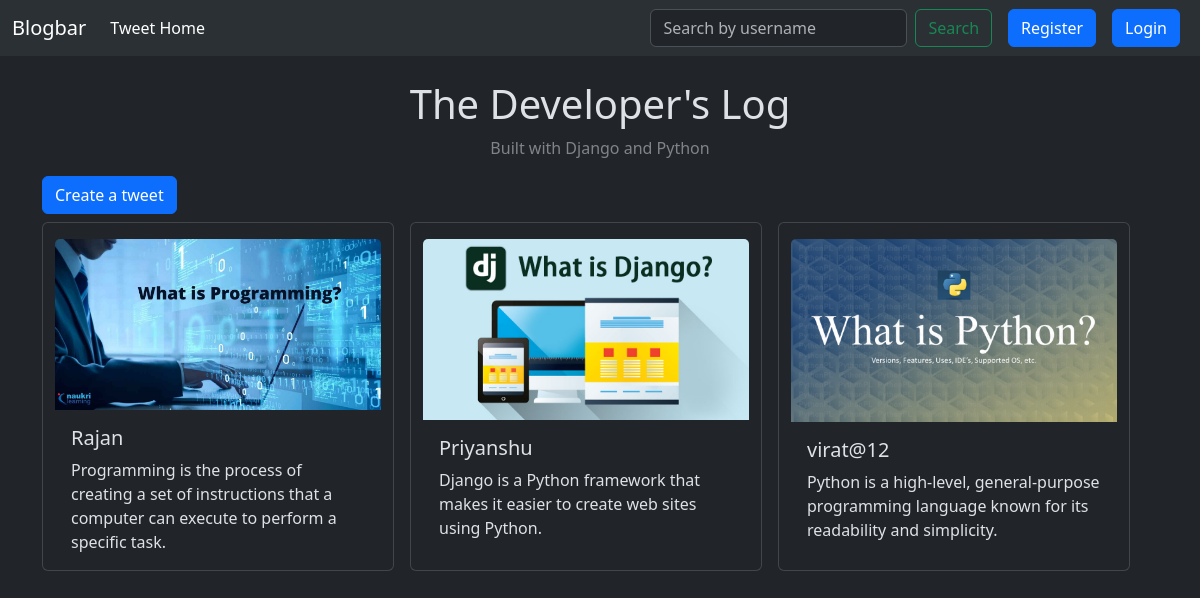
The page / on the database its author committed.
### tweet/models.py (models this page shows)
class Tweet(models.Model):
    user = models.ForeignKey(User, on_delete=models.CASCADE)
    text = models.TextField(max_length=240)
    photo = models.ImageField(upload_to='photos/', blank=True, null=True)
    created_at = models.DateTimeField(auto_now_add=True)
    updated_at = models.DateTimeField(auto_now=True)

### tweet/views.py (the view)
# urls.py: path('',views.tweet_list, name='tweet_list'),
def tweet_list(request):
    tweets = Tweet.objects.all().order_by('-created_at')
    search_query = request.GET.get('search', '')
    if search_query:
        tweets = tweets.filter(user__username__icontains=search_query)
    return render(request, 'tweet_list.html', {'tweets':tweets, 'search_query':search_query})

### tweet/templates/tweet_list.html (shortened to what this page needs)
{% extends "layout.html" %}
{% block content %}
<h1 class="text-center mt-4">The Developer's Log </h1>
<p  class="text-center opacity-50">Built with Django and Python</p>
<a class="btn btn-primary " href="{% url 'tweet_create' %}">Create a tweet</a>
<div class="container row gap-3">
{% for tweet in tweets %}
<div class="card mt-2 " style="width: 22rem;">
  {% if tweet.photo %}
  <img src="{{tweet.photo.url}}" class="card-img-top mt-3" alt="...">
  {% endif %}
  <div class="card-body">
    <h5 class="card-title">{{tweet.user.username}}</h5>
    <p class="card-text">{{tweet.text}}</p>
  </div>
</div>
{% endfor %}
</div>
{% endblock %}

### templates/layout.html (shortened to what this page needs)
{% load static %}
<!DOCTYPE html>
<html lang="en" data-bs-theme="dark">
<head>
    <link href="https://cdn.jsdelivr.net/npm/bootstrap@5.3.8/dist/css/bootstrap.min.css" rel="stylesheet">
</head>
<body >
    <nav class="navbar navbar-expand-lg bg-body-tertiary">
  <div class="container-fluid">
    <a class="navbar-brand" href="#">Blogbar</a>
    <div class="collapse navbar-collapse" id="navbarSupportedContent">
      <ul class="navbar-nav me-auto mb-2 mb-lg-0">
        <li class="nav-item">
          <a href="{% url 'tweet_list' %}" class="nav-link active" aria-current="page">Tweet Home</a>
        </li>
      </ul>
      <form class="d-flex" role="search" method="GET" action="{% url 'tweet_list' %}">
        <input class="form-control me-2" type="search" placeholder="Search by username" aria-label="Search" name="search"/>
        <button class="btn btn-outline-success me-2" type="submit">Search</button>
      </form>
      {% if user.is_authenticated %}
      <form method="post" action="{% url 'logout' %}">
        {% csrf_token %}
        <button class="btn btn-danger" typr="submit">Logout</button>
      </form>
      {% else %}
      <a href="{% url 'register' %}" class="btn btn-primary mx-2">Register</a>
      <a href="{% url 'login' %}" class="btn btn-primary mx-2">Login</a>
      {% endif %}
    </div>
  </div>
</nav>
    <div class="container">
        {% block content %}
        {% endblock content %}
    </div>
</body>
</html>

### rows shown on the page
Tweet: photo (picture), user.username "Rajan", text "Programming is the process of creating a set of instructions that a computer can execute to perform a specific task."
Tweet: photo (picture), user.username "Priyanshu", text "Django is a Python framework that makes it easier to create web sites using Python."
Tweet: photo (picture), user.username "virat@12", text "Python is a high-level, general-purpose programming language known for its readability and simplicity."
